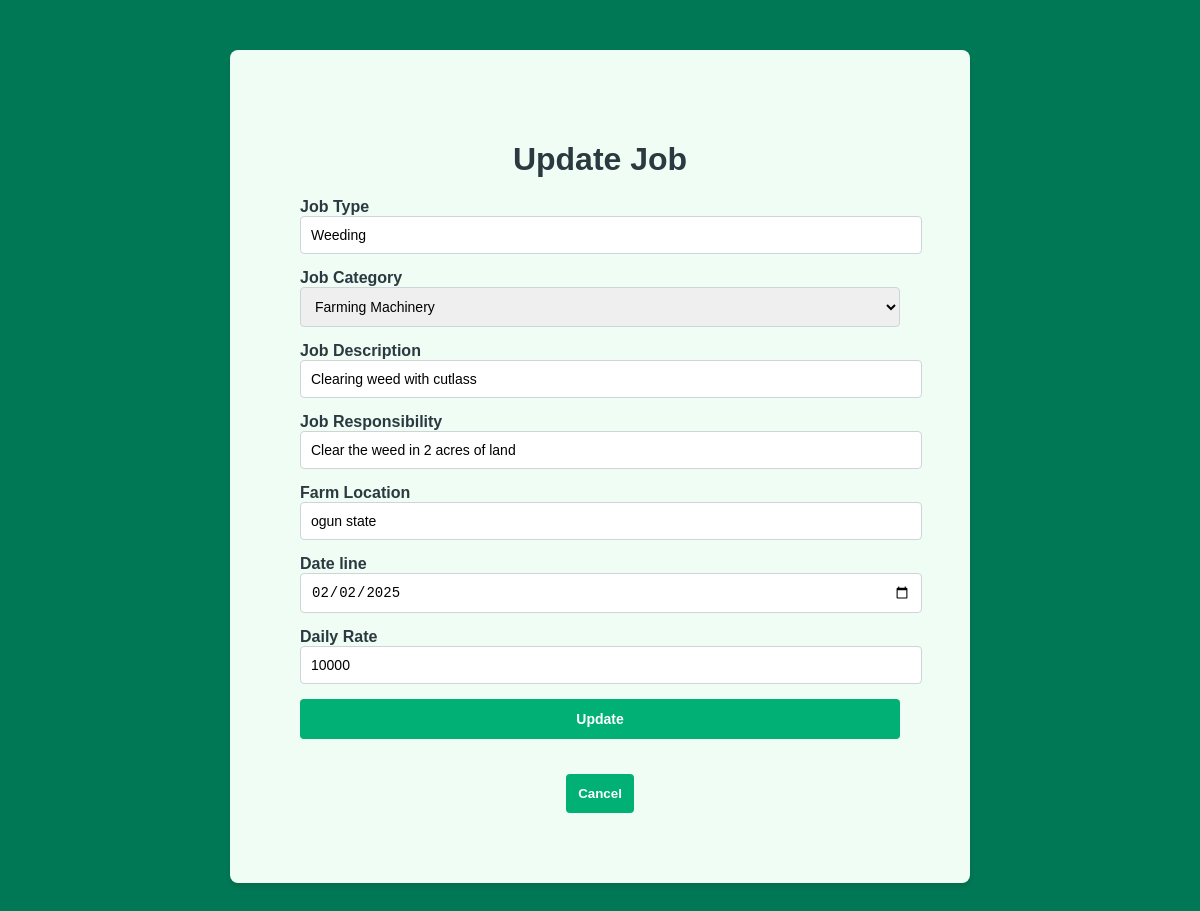
/UpdateJob.php?updateId=3, run on the app's committed database.
### tables this page shows
CREATE TABLE `jobs` (
  `jobId` int(11) NOT NULL,
  `farmerId` int(11) NOT NULL,
  `jobType` varchar(100) NOT NULL,
  `jobCategory` varchar(100) NOT NULL,
  `jobDescription` varchar(150) NOT NULL,
  `jobResponsibility` varchar(255) NOT NULL,
  `farmLocation` varchar(250) NOT NULL,
  `dailyRate` int(11) NOT NULL,
  `creationDate` date NOT NULL,
  `dateLine` date NOT NULL
);

### UpdateJob.php (the view, shortened to what this page needs)
<?php
include 'connect.php';
$jobId = $_GET['updateId'];
$getJobDetails = "SELECT * FROM jobs WHERE jobId = $jobId";
$getJobDetailsResult = mysqli_query($conn, $getJobDetails);
$row = mysqli_fetch_assoc($getJobDetailsResult);
$previousJobType = htmlspecialchars($row['jobType']);
$previousJobDescription = htmlspecialchars($row['jobDescription']);
$previousJobCategory = htmlspecialchars($row['jobCategory']);
$previousJobResponsibility = htmlspecialchars($row['jobResponsibility']);
$previousFarmLocation = htmlspecialchars($row['farmLocation']);
$previousDailyRate = htmlspecialchars($row['dailyRate']);
$previousDateLine = htmlspecialchars($row['dateLine']);
?>
<!DOCTYPE html>
<html lang="en">
<head>
</head>
<body>
    <div class="container">
        <h1>Update Job</h1>
        <form method="post">
            <label for="jType">Job Type</label>
            <input type="text" name="jType" id="jType" placeholder="Job Type" value="<?php echo $previousJobType; ?>" required>
            <label for="jCategory">Job Category</label>
            <select name="jCategory" id="jCategory" required>
                <option <?php if ($previousJobCategory == 'Farming Machinery') echo 'selected'; ?>>Farming Machinery</option>
            </select>
            <label for="jDescription">Job Description</label>
            <input type="text" name="jDescription" id="jobDescription" placeholder="Job Description" value="<?php echo $previousJobDescription; ?>" required>
            <label for="jResponsibility">Job Responsibility</label>
            <input type="text" name="jResponsibility" id="jResponsibility" placeholder="Job Responsibility" value="<?php echo $previousJobResponsibility; ?>" required>
            <label for="fLocation">Farm Location</label>
            <input type="text" name="fLocation" id="fLocation" placeholder="Farm Location" value="<?php echo $previousFarmLocation; ?>" required>
            <label for="dLine">Date line</label>
            <input type="date" name="dLine" id="dLine" placeholder="Date Line" value="<?php echo $previousDateLine; ?>" required>
            <label for="dRate">Daily Rate</label>
            <input type="number" name="dRate" id="dRate" placeholder="Daily Rate" value="<?php echo $previousDailyRate; ?>" required>
            <input type="submit" value="Update" name="submit">
        </form>
        <div class="cancel-button">
            <a href="Profile.php"><button type="button">Cancel</button></a>
        </div>
    </div>
</body>
</html>

### UpdateJob.php (style rules this page uses)
body { font-family: Arial, sans-serif; background-color: #007856; margin: 0; padding: 0; }
.container { max-width: 600px; margin: 50px auto; background: #EFFDF5; box-shadow: 0px 4px 6px rgba(0, 0, 0, 0.1); border-radius: 8px; padding: 70px; }
h1 { text-align: center; margin-bottom: 20px; color: #2B3940; }
form input, form select, form textarea { width: 100%; padding: 10px; margin-bottom: 15px; border: 1px solid #ced4da; border-radius: 4px; font-size: 14px; }
form input[type="submit"], .cancel-button button { background-color: #00B074; color: white; font-weight: bold; border: none; cursor: pointer; padding: 12px; border-radius: 4px; transition: background-color 0.3s ease; }
label { font-weight: bold; color: #2B3940; }
.cancel-button { text-align: center; margin-top: 20px; }
.cancel-button a { text-decoration: none; }

### data on the page
jobs: jType "Weeding", jCategory "Farming Machinery", jDescription "Clearing weed with cutlass", jResponsibility "Clear the weed in 2 acres of land", fLocation "ogun state", dLine "02/02/2025", dRate "10000"
